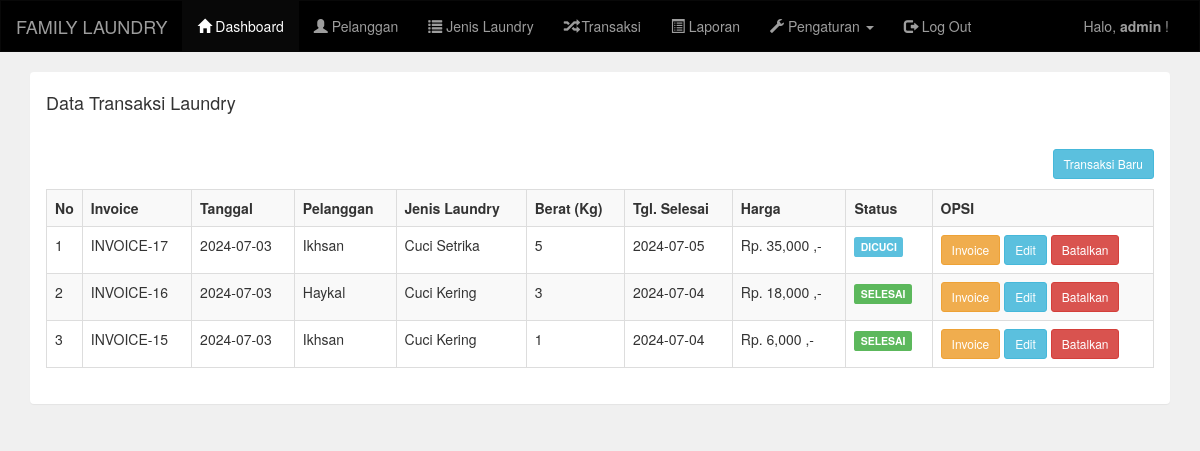
Screenshot of /admin/transaksi.php (signed in) with the database file from the repository.
### tables this page shows
CREATE TABLE `transaksi` (
  `transaksi_id` int(11) NOT NULL,
  `transaksi_tgl` date NOT NULL,
  `transaksi_pelanggan` int(11) NOT NULL,
  `transaksi_harga` int(11) NOT NULL,
  `transaksi_berat` int(11) NOT NULL,
  `transaksi_tgl_selesai` date NOT NULL,
  `transaksi_status` int(11) NOT NULL,
  `id_jenis` int(11) NOT NULL
);

CREATE TABLE `pelanggan` (
  `pelanggan_id` int(11) NOT NULL,
  `pelanggan_nama` varchar(255) NOT NULL,
  `pelanggan_hp` varchar(20) NOT NULL,
  `pelanggan_alamat` text NOT NULL
);

CREATE TABLE `jenis` (
  `id_jenis` int(11) NOT NULL,
  `jenis_laundry` varchar(255) NOT NULL,
  `lama_proses` int(11) NOT NULL,
  `tarif` int(11) NOT NULL
);

### admin/transaksi.php (the view)
<?php include 'header.php'; ?>
<div class="container">
    <div class="panel">
        <div class="panel-heading">
            <h4>Data Transaksi Laundry</h4>
        </div>
        <div class="panel-body">
            <a href="transaksi_tambah.php" class="btn btn-sm btn-info pull-right">Transaksi Baru</a>
            <br/>
            <br/>
            <table class="table table-bordered table-striped">
                <tr>
                    <th width="1%">No</th>
                    <th>Invoice</th>
                    <th>Tanggal</th>
                    <th>Pelanggan</th>
                    <th>Jenis Laundry</th>
                    <th>Berat (Kg)</th>
                    <th>Tgl. Selesai</th>
                    <th>Harga</th>
                    <th>Status</th>
                    <th width="20%">OPSI</th>
                </tr>
                <?php
                include '../koneksi.php';
                $data = mysqli_query($koneksi, "SELECT pelanggan.*, transaksi.*, jenis.jenis_laundry
                                                FROM transaksi
                                                JOIN pelanggan ON transaksi.transaksi_pelanggan = pelanggan.pelanggan_id
                                                JOIN jenis ON transaksi.id_jenis = jenis.id_jenis
                                                ORDER BY transaksi.transaksi_id DESC");
                $no = 1;
                while ($d = mysqli_fetch_array($data)) {
                    ?>
                    <tr>
                        <td><?php echo $no++; ?></td>
                        <td>INVOICE-<?php echo $d['transaksi_id']; ?></td>
                        <td><?php echo $d['transaksi_tgl']; ?></td>
                        <td><?php echo $d['pelanggan_nama']; ?></td>
                        <td><?php echo $d['jenis_laundry']; ?></td>
                        <td><?php echo $d['transaksi_berat']; ?></td>
                        <td><?php echo $d['transaksi_tgl_selesai']; ?></td>
                        <td><?php echo "Rp. " . number_format($d['transaksi_harga']) . " ,-"; ?></td>
                        <td>
                            <?php
                            if ($d['transaksi_status'] == "0") {
                                echo "<div class='label label-warning'>PROSES</div>";
                            } else if ($d['transaksi_status'] == "1") {
                                echo "<div class='label label-info'>DICUCI</div>";
                            } else if ($d['transaksi_status'] == "2") {
                                echo "<div class='label label-success'>SELESAI</div>";
                            }
                            ?>
                        </td>
                        <td>
                            <a href="transaksi_invoice.php?id=<?php echo $d['transaksi_id']; ?>" target="_blank" class="btn btn-sm btn-warning">Invoice</a>
                            <a href="transaksi_edit.php?id=<?php echo $d['transaksi_id']; ?>" class="btn btn-sm btn-info">Edit</a>
                            <a href="transaksi_hapus.php?id=<?php echo $d['transaksi_id']; ?>" class="btn btn-sm btn-danger">Batalkan</a>
                        </td>
                    </tr>
                    <?php
                }
                ?>
            </table>
        </div>
    </div>
</div>
<?php include 'footer.php'; ?>

### admin/header.php (shortened to what this page needs)
<!DOCTYPE html>
<html>
<head>
<link rel="stylesheet" type="text/css" href="../assets/css/bootstrap.css">
</head>
<body style="background-color: #f0f0f0;">
<nav class="navbar navbar-inverse" style="border-radius: 0px; background-color:black;">
<div class="container-fluid">
<div class="navbar-header">
<a class="navbar-brand" href="index.php">FAMILY LAUNDRY</a>
</div>
<div class="collapse navbar-collapse" id="bs-example-navbar-collapse-1">
<ul class="nav navbar-nav">
<li class="active"><a href="index.php"><i class="glyphicon glyphicon-home"></i> Dashboard</a></li>
<li><a href="pelanggan.php"><i class="glyphicon glyphicon-user"></i> Pelanggan</a></li>
<li><a href="jenis_laundry.php"><i class="glyphicon glyphicon-list"></i> Jenis Laundry</a></li>
<li><a href="transaksi.php"><i class="glyphicon glyphicon-random"></i> Transaksi</a></li>
<li><a href="laporan.php"><i class="glyphicon glyphicon-list-alt"></i> Laporan</a></li>
<li class="dropdown"> <a href="#" class="dropdown-toggle" data-toggle="dropdown" role="button" aria-haspopup="true" aria-expanded="false">
<i class="glyphicon glyphicon-wrench"></i> Pengaturan <span class="caret"></span></a>
</li>
<li><a href="logout.php"><i class="glyphicon glyphicon-log-out"></i> Log Out</a></li>
</ul>
<ul class="nav navbar-nav navbar-right">
<li><p class="navbar-text">Halo, <b> <?php echo $_SESSION['username']; ?></b> !</p></li>
</ul>
</div>
</div>
</nav>

### admin/footer.php
</body>
 </html>

### rows the page displays
transaksi: transaksi_id "17", transaksi_tgl "2024-07-03", pelanggan.pelanggan_nama "Ikhsan", id_jenis.jenis_laundry "Cuci Setrika", transaksi_berat "5", transaksi_tgl_selesai "2024-07-05", transaksi_harga "35,000", transaksi_status "DICUCI"
transaksi: transaksi_id "16", transaksi_tgl "2024-07-03", pelanggan.pelanggan_nama "Haykal", id_jenis.jenis_laundry "Cuci Kering", transaksi_berat "3", transaksi_tgl_selesai "2024-07-04", transaksi_harga "18,000", transaksi_status "SELESAI"
transaksi: transaksi_id "15", transaksi_tgl "2024-07-03", pelanggan.pelanggan_nama "Ikhsan", id_jenis.jenis_laundry "Cuci Kering", transaksi_berat "1", transaksi_tgl_selesai "2024-07-04", transaksi_harga "6,000", transaksi_status "SELESAI"

### other values shown
$_SESSION['username'] "admin"
